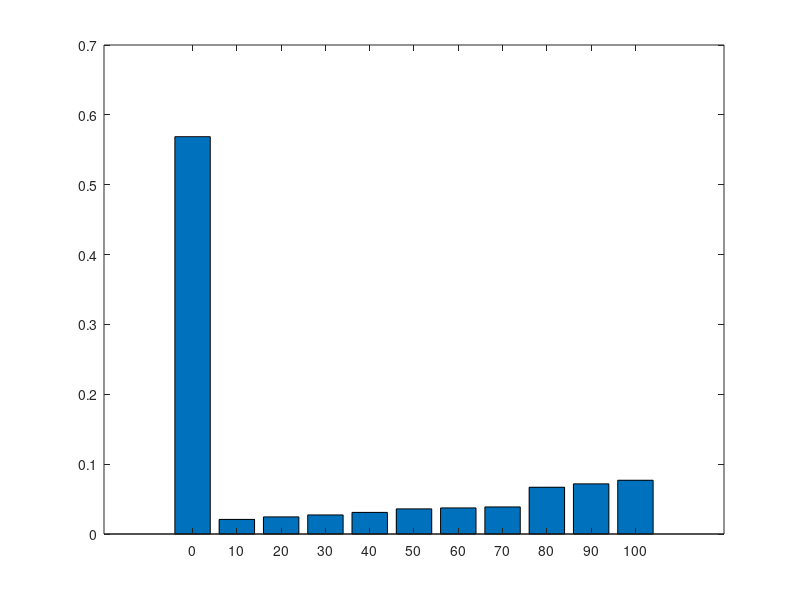

The MATLAB source for this figure:
%% Markov Chain Experiments


%%
load('transition_matrix.mat')
v0 = [1 0 0 0 0 0 0 0 0 0 0];

years = 50;
PCI = zeros(years, 11);

for j = 1:years
    PCI(j,:) = v0*M^j
end

%plot(PCI())

%% Plot Whk-Verteilung nach n Jahren
bar(100:-10:0,PCI(50,:))